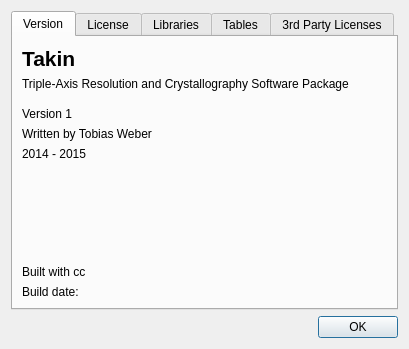
<?xml version="1.0" encoding="UTF-8"?>
<ui version="4.0">
 <class>AboutDlg</class>
 <widget class="QDialog" name="AboutDlg">
  <property name="geometry">
   <rect>
    <x>0</x>
    <y>0</y>
    <width>409</width>
    <height>349</height>
   </rect>
  </property>
  <property name="windowTitle">
   <string>About Takin</string>
  </property>
  <layout class="QGridLayout" name="gridLayout">
   <item row="0" column="0">
    <widget class="QTabWidget" name="tabWidget">
     <property name="currentIndex">
      <number>0</number>
     </property>
     <widget class="QWidget" name="tab">
      <attribute name="title">
       <string>Version</string>
      </attribute>
      <layout class="QGridLayout" name="gridLayout_2">
       <item row="6" column="0">
        <spacer name="verticalSpacer">
         <property name="orientation">
          <enum>Qt::Vertical</enum>
         </property>
         <property name="sizeHint" stdset="0">
          <size>
           <width>20</width>
           <height>40</height>
          </size>
         </property>
        </spacer>
       </item>
       <item row="7" column="0">
        <widget class="QLabel" name="labelCC">
         <property name="text">
          <string>Built with cc</string>
         </property>
         <property name="wordWrap">
          <bool>true</bool>
         </property>
        </widget>
       </item>
       <item row="5" column="0">
        <widget class="QLabel" name="labelYears">
         <property name="text">
          <string>2014 - 2015</string>
         </property>
        </widget>
       </item>
       <item row="4" column="0">
        <widget class="QLabel" name="labelWritten">
         <property name="text">
          <string>Written by Tobias Weber</string>
         </property>
        </widget>
       </item>
       <item row="1" column="0">
        <widget class="QLabel" name="labelSubtitle">
         <property name="text">
          <string>Triple-Axis Resolution and Crystallography Software Package</string>
         </property>
         <property name="wordWrap">
          <bool>true</bool>
         </property>
        </widget>
       </item>
       <item row="8" column="0">
        <widget class="QLabel" name="labelBuildDate">
         <property name="text">
          <string>Build date:</string>
         </property>
        </widget>
       </item>
       <item row="3" column="0">
        <widget class="QLabel" name="labelVersion">
         <property name="text">
          <string>Version 1</string>
         </property>
        </widget>
       </item>
       <item row="0" column="0">
        <widget class="QLabel" name="labelTitle">
         <property name="text">
          <string>&lt;html&gt;&lt;head/&gt;&lt;body&gt;&lt;p&gt;&lt;span style=&quot; font-size:16pt; font-weight:600;&quot;&gt;Takin&lt;/span&gt;&lt;/p&gt;&lt;/body&gt;&lt;/html&gt;</string>
         </property>
         <property name="alignment">
          <set>Qt::AlignLeading|Qt::AlignLeft|Qt::AlignVCenter</set>
         </property>
        </widget>
       </item>
       <item row="2" column="0">
        <spacer name="verticalSpacer_2">
         <property name="orientation">
          <enum>Qt::Vertical</enum>
         </property>
         <property name="sizeType">
          <enum>QSizePolicy::Fixed</enum>
         </property>
         <property name="sizeHint" stdset="0">
          <size>
           <width>20</width>
           <height>10</height>
          </size>
         </property>
        </spacer>
       </item>
      </layout>
     </widget>
     <widget class="QWidget" name="tab_2">
      <attribute name="title">
       <string>License</string>
      </attribute>
      <layout class="QGridLayout" name="gridLayout_3">
       <item row="0" column="0">
        <widget class="QLabel" name="labelLicense">
         <property name="text">
          <string>&lt;html&gt;&lt;head/&gt;&lt;body&gt;&lt;p&gt;Takin is free software: you can redistribute it and/or modify it under the terms of the &lt;span style=&quot; font-weight:600;&quot;&gt;GNU General Public License version 2&lt;/span&gt; as published by the Free Software Foundation.&lt;/p&gt;&lt;p&gt;Takin is distributed in the hope that it will be useful, but WITHOUT ANY WARRANTY; without even the implied warranty of MERCHANTABILITY or FITNESS FOR A PARTICULAR PURPOSE. See the GNU General Public License for more details.&lt;/p&gt;&lt;p&gt;You should have received a copy of the GNU General Public License along with Takin. If not, see &lt;a href=&quot;http://www.gnu.org/licenses/&quot;&gt;&lt;span style=&quot; text-decoration: underline; color:#0000ff;&quot;&gt;http://www.gnu.org/licenses/&lt;/span&gt;&lt;/a&gt;.&lt;/p&gt;&lt;p&gt;&lt;br/&gt;&lt;/p&gt;&lt;/body&gt;&lt;/html&gt;</string>
         </property>
         <property name="alignment">
          <set>Qt::AlignLeading|Qt::AlignLeft|Qt::AlignVCenter</set>
         </property>
         <property name="wordWrap">
          <bool>true</bool>
         </property>
        </widget>
       </item>
      </layout>
     </widget>
     <widget class="QWidget" name="tab_3">
      <attribute name="title">
       <string>Libraries</string>
      </attribute>
      <layout class="QGridLayout" name="gridLayout_4">
       <item row="0" column="0">
        <widget class="QLabel" name="labelLibraries">
         <property name="text">
          <string>Libraries</string>
         </property>
         <property name="wordWrap">
          <bool>true</bool>
         </property>
        </widget>
       </item>
      </layout>
     </widget>
     <widget class="QWidget" name="tab_4">
      <attribute name="title">
       <string>Tables</string>
      </attribute>
      <layout class="QGridLayout" name="gridLayout_5">
       <item row="0" column="0">
        <widget class="QLabel" name="labelConst">
         <property name="text">
          <string>Constants</string>
         </property>
         <property name="wordWrap">
          <bool>true</bool>
         </property>
        </widget>
       </item>
      </layout>
     </widget>
     <widget class="QWidget" name="tab_5">
      <attribute name="title">
       <string>3rd Party Licenses</string>
      </attribute>
      <layout class="QGridLayout" name="gridLayout_6">
       <item row="0" column="0">
        <widget class="QPlainTextEdit" name="editAllLicenses">
         <property name="lineWrapMode">
          <enum>QPlainTextEdit::NoWrap</enum>
         </property>
         <property name="readOnly">
          <bool>true</bool>
         </property>
        </widget>
       </item>
      </layout>
     </widget>
    </widget>
   </item>
   <item row="1" column="0">
    <widget class="QDialogButtonBox" name="buttonBox">
     <property name="orientation">
      <enum>Qt::Horizontal</enum>
     </property>
     <property name="standardButtons">
      <set>QDialogButtonBox::Ok</set>
     </property>
    </widget>
   </item>
  </layout>
 </widget>
 <tabstops>
  <tabstop>tabWidget</tabstop>
  <tabstop>buttonBox</tabstop>
 </tabstops>
 <resources/>
 <connections>
  <connection>
   <sender>buttonBox</sender>
   <signal>accepted()</signal>
   <receiver>AboutDlg</receiver>
   <slot>accept()</slot>
   <hints>
    <hint type="sourcelabel">
     <x>248</x>
     <y>254</y>
    </hint>
    <hint type="destinationlabel">
     <x>157</x>
     <y>274</y>
    </hint>
   </hints>
  </connection>
  <connection>
   <sender>buttonBox</sender>
   <signal>rejected()</signal>
   <receiver>AboutDlg</receiver>
   <slot>reject()</slot>
   <hints>
    <hint type="sourcelabel">
     <x>316</x>
     <y>260</y>
    </hint>
    <hint type="destinationlabel">
     <x>286</x>
     <y>274</y>
    </hint>
   </hints>
  </connection>
 </connections>
</ui>
